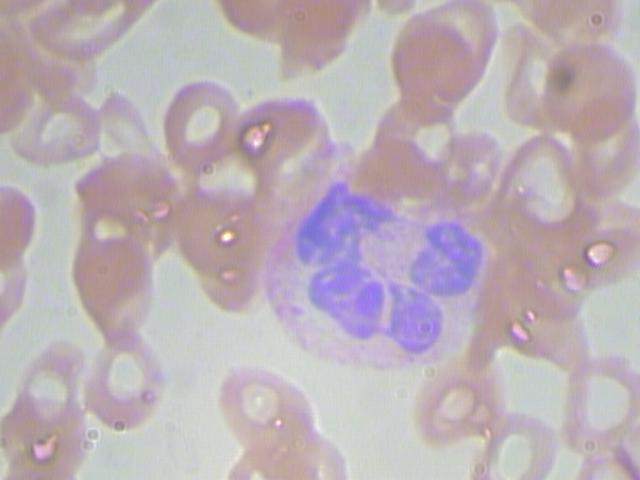
#> input picture imgs/bloodcell.jpg, 640 x 480 px, found by its file name
$ python principal.py
#> lines starting #> are read from the running program, lines starting #| are printed output that depends on the picture
# -*- coding: utf-8 -*-
"""
Created on Wed Aug 10 18:16:27 2022

@author: dox94
"""
#!/usr/bin/python

import numpy as np
import matplotlib.pyplot as plt
import cv2


# Import image
img = plt.imread("bloodcell.jpg")
#> img is the input picture: shape (480, 640, 3); mean R, G, B 187.3, 175.5, 182.3

# Create float
bgr = img.astype(float)/255.

# Extract channels
with np.errstate(invalid='ignore', divide='ignore'):
	K = 1 - np.max(bgr, axis=2)
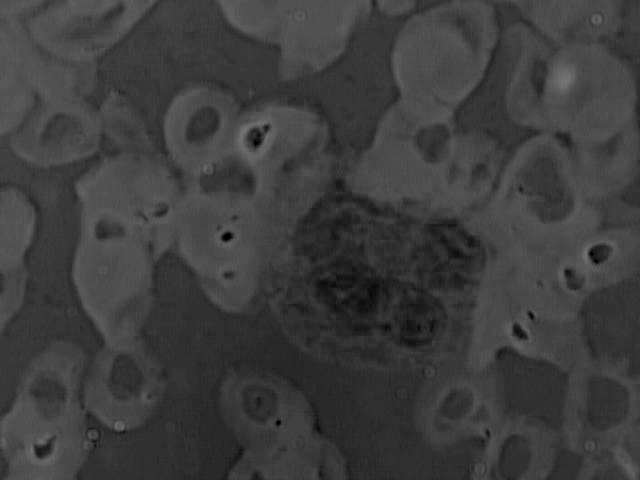
#> K: shape (480, 640) float64; min 0, max 0.471, mean 0.244
	C = (1-bgr[...,2] - K)/(1-K)
	M = (1-bgr[...,1] - K)/(1-K)
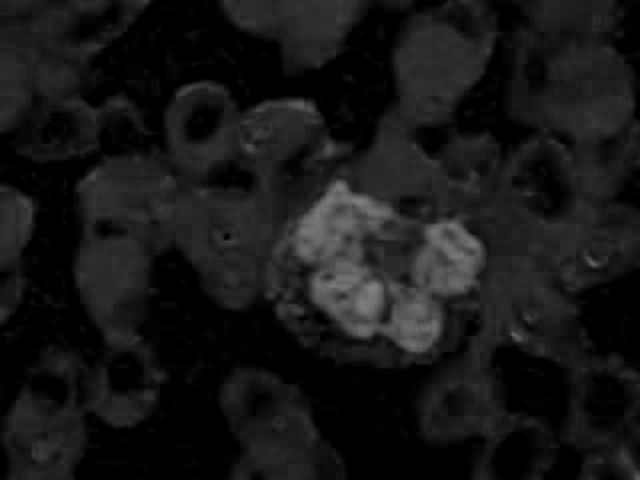
#> M: shape (480, 640) float64; min 0, max 0.51, mean 0.0906
	Y = (1-bgr[...,0] - K)/(1-K)
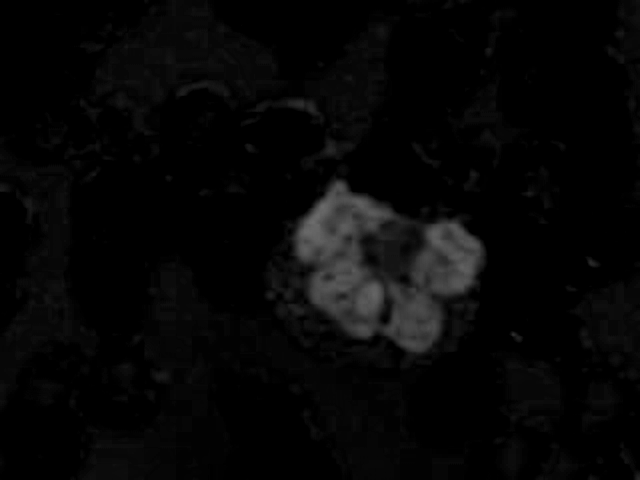
#> Y: shape (480, 640) float64; min 0, max 0.429, mean 0.0262

# Convert the input BGR image to CMYK colorspace
CMYK = (np.dstack((C,M,Y,K)) * 255).astype(np.uint8)
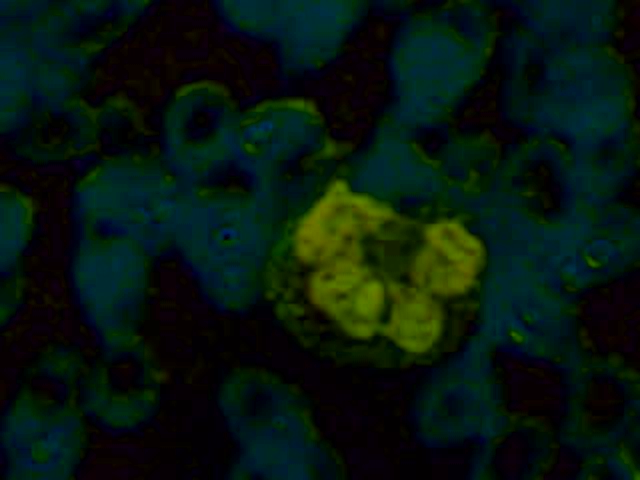
#> CMYK: shape (480, 640, 4); mean B, G, R, A 14.1, 22.7, 6.5, 61.9

# Split CMYK channels
Y, M, C, K = cv2.split(CMYK)

np.isfinite(C).all()
np.isfinite(M).all()
np.isfinite(K).all()
np.isfinite(Y).all()

# Save channels
cv2.imwrite('C.jpg', C)
cv2.imwrite('M.jpg', M)
cv2.imwrite('Y.jpg', Y)
cv2.imwrite('K.jpg', K)


#EqualizationHistogram
equ = cv2.equalizeHist(K)
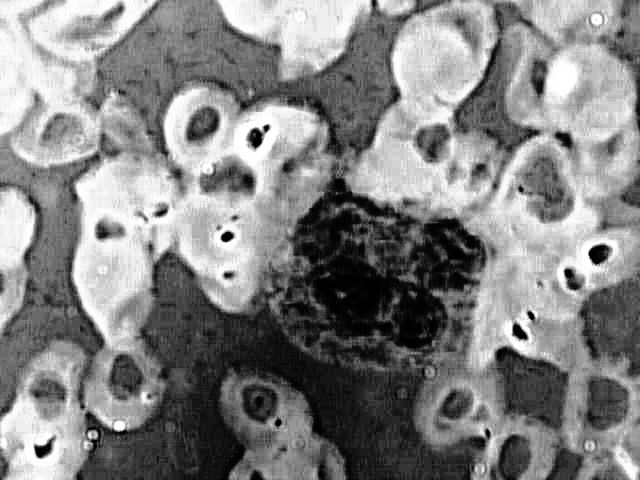
#> equ: shape (480, 640); min 0, max 255, mean 130.6

# stacking images side-by-side
#res = np.hstack((Y, equ))
#print(res)
#plt.imshow(equ,cmap='gray')
###


#Linear Contrast
linear = (Y-np.amin(Y))*((255-0)/(np.amax(Y)-np.amin(Y)))
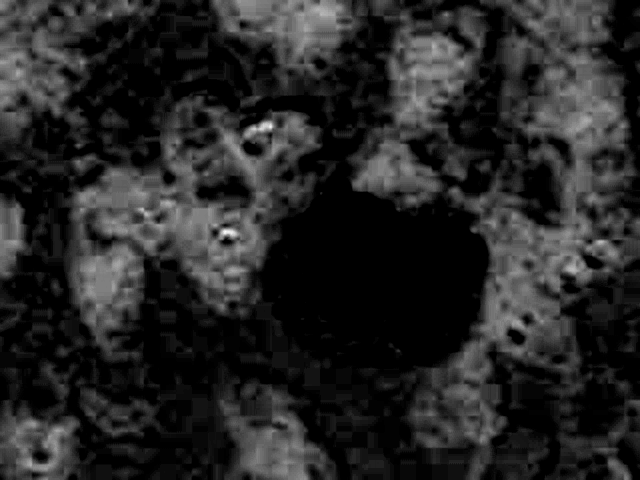
#> linear: shape (480, 640) float64; min 0, max 255, mean 38.7
#plt.imshow(equ,cmap='gray')
ei = 2*linear + equ
#plt.imshow(ei)
####
#Filtro minimo
size = (3, 3)
shape = cv2.MORPH_RECT
kernel = cv2.getStructuringElement(shape, size)
imgResult = cv2.erode(ei, kernel)
imgResult = cv2.erode(imgResult, kernel)
imgResult = cv2.erode(imgResult, kernel)
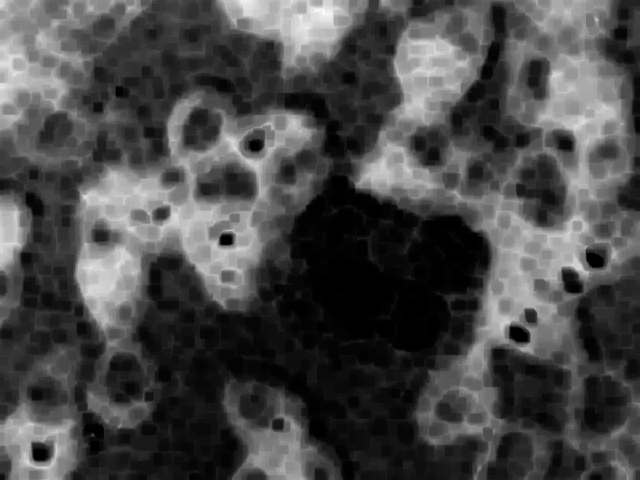
#> imgResult: shape (480, 640) float64; min 0, max 556.1, mean 160.1; drawn with min black and max white
plt.imshow(imgResult,cmap="gray")

####

#Otsu threesholding

$ run again, with imgs/cell.PNG saved as imgs/bloodcell.jpg
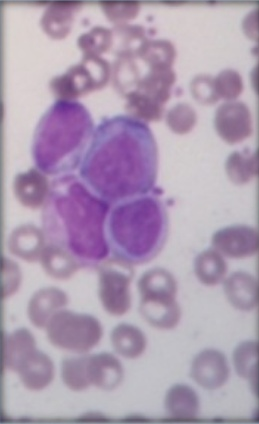
#> input picture imgs/cell.PNG, 259 x 424 px, found by its file name
#> img is the input picture: shape (424, 259, 3); mean R, G, B 173.3, 155.1, 178
#> `equ = cv2.equalizeHist(K)`:
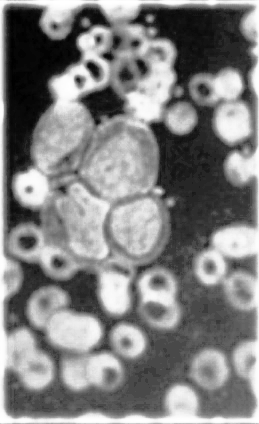
#> equ: shape (424, 259); min 0, max 255, mean 129.6
#> `imgResult = cv2.erode(imgResult, kernel)`:
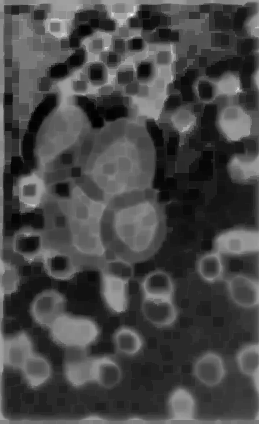
#> imgResult: shape (424, 259) float64; min 11, max 395, mean 118.9; drawn with min black and max white
